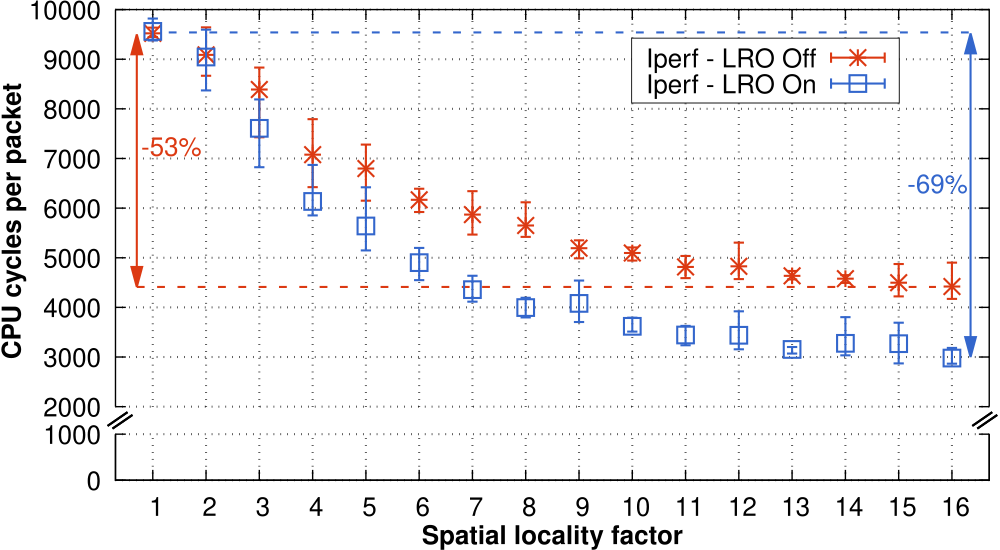

The script that saved this image:
#!/usr/bin/gnuplot
load "../../common.plot"

font_type = "Helvetica,28"
font_type_bold = "Helvetica-Bold,28"

set terminal pdf dl 1.5 enhanced dashed size 10.0, 5.5 font font_type
set output "iperf-cascade-cpu-cycles.pdf"

set style fill solid 2 border lt -1
set datafile separator " "
set style data errorbars

### Variables
points_lw = 3
points_size = 2.0
line_width = 2

max_ordering = 16.0
x_start = 0.3
x_offset = 0.7
min_y_bot = 0
max_y_bot = 1000
min_y_top = 2000
max_y_top = 10000

### Input files
input_file_cpu_cycles_lro_off = "data/iperf/lro-off/cycles-pp.stats"
input_file_cpu_cycles_lro_on  = "data/iperf/lro-on/cycles-pp.stats"

### Margins
bm_bottom = 0.126
tm_bottom = 0.21
bm_top = 0.26
tm_top = 0.984
lm = 0.115
rm = 0.99

# Set the x-axis cut points
set arrow from screen lm-0.008,tm_bottom+0.015 to screen lm+0.012,tm_bottom+0.040 nohead linewidth 3
set arrow from screen lm-0.003,tm_bottom+0.010 to screen lm+0.017,tm_bottom+0.035 nohead linewidth 3
set arrow from screen rm-0.017,tm_bottom+0.015 to screen rm+0.003,tm_bottom+0.040 nohead linewidth 3
set arrow from screen rm-0.012,tm_bottom+0.010 to screen rm+0.008,tm_bottom+0.035 nohead linewidth 3

set multiplot layout 1,2 columnsfirst upwards

####### Plot 1
y1 = min_y_bot
y2 = max_y_bot

# Margins
set bmargin at screen bm_bottom
set tmargin at screen tm_bottom
set lmargin at screen lm
set rmargin at screen rm

# Leave the right border open
set border 1+2+8 lw 2

# X-axis
set xlabel "Spatial locality factor"
set xlabel font font_type_bold
set xlabel offset 0,0.41
set xrange [x_start:max_ordering + x_offset]
set xtics nomirror 1

# Y-axis
set yrange [y1:y2]
set ytics mirror 0.5
set ytics 1000

# Grid
set grid xtics lw 3.0 lt 0
set grid ytics lw 3.0 lt 0

# Legend
unset key

# No data here
plot \
	1/0 ls 6 dt 4 notitle

####### Plot 2
y3 = min_y_top
y4 = max_y_top

# Margins
set bmargin at screen bm_top
set tmargin at screen tm_top
set lmargin at screen lm
set rmargin at screen rm

# Leave the right border open
set border 2+4+8 lw 2

# X-axis
unset xlabel
unset xtics
set x2tics border in scale 1,0.5 norotate autojustify nomirror
set x2range [x_start:max_ordering + x_offset]
set x2tics nomirror 1

# Y-axis
set ylabel "{/Helvetica:Bold CPU cycles per packet}"
set ylabel offset 1.4,-0.5
set ytics border in scale 1,0.5 norotate mirror
set ytics mirror 0.010
set ytics 1000
set yrange [y3:y4]

# Grid
set grid x2tics lw 3.0 lt 0
set grid y2tics lw 3.0 lt 0

# Legend
set key outside opaque bottom Right title
set border back
set key box linestyle 1 lt rgb(black)
set key font ",28.0"
set key vertical maxrows 2
set key width -2.2
set key height 0.5
set key samplen 3.0
set key at 15.01, 8120

### Linestyles
set style line 1 pointtype 3 pointsize points_size linewidth points_lw lt rgb(darkred)
set style line 2 pointtype 4 pointsize points_size linewidth points_lw lt rgb(darkblue)

# Highlight the difference
set arrow heads back filled from 0.7,4413 to 0.7,9500 ls 1 linewidth 3
set label '-53%' at 0.78,7250 textcolor ls 1
set arrow nohead from 0.7,4412 to 15.7,4412 ls 1 linewidth 3 dt 2

set arrow heads back filled from 16.35,3000 to 16.35,9520 ls 2 linewidth 3
set label '-69%' at 15.16,6500 textcolor ls 2
set arrow nohead from 1.3,9540 to 16.4,9540 ls 2 linewidth 3 dt 2

plot \
	input_file_cpu_cycles_lro_off using ($1):($3):($2):($4) with errorbars ls 1 title "Iperf - LRO Off",\
	input_file_cpu_cycles_lro_on  using ($1):($3):($2):($4) with errorbars ls 2 title "Iperf - LRO On"

unset multiplot
